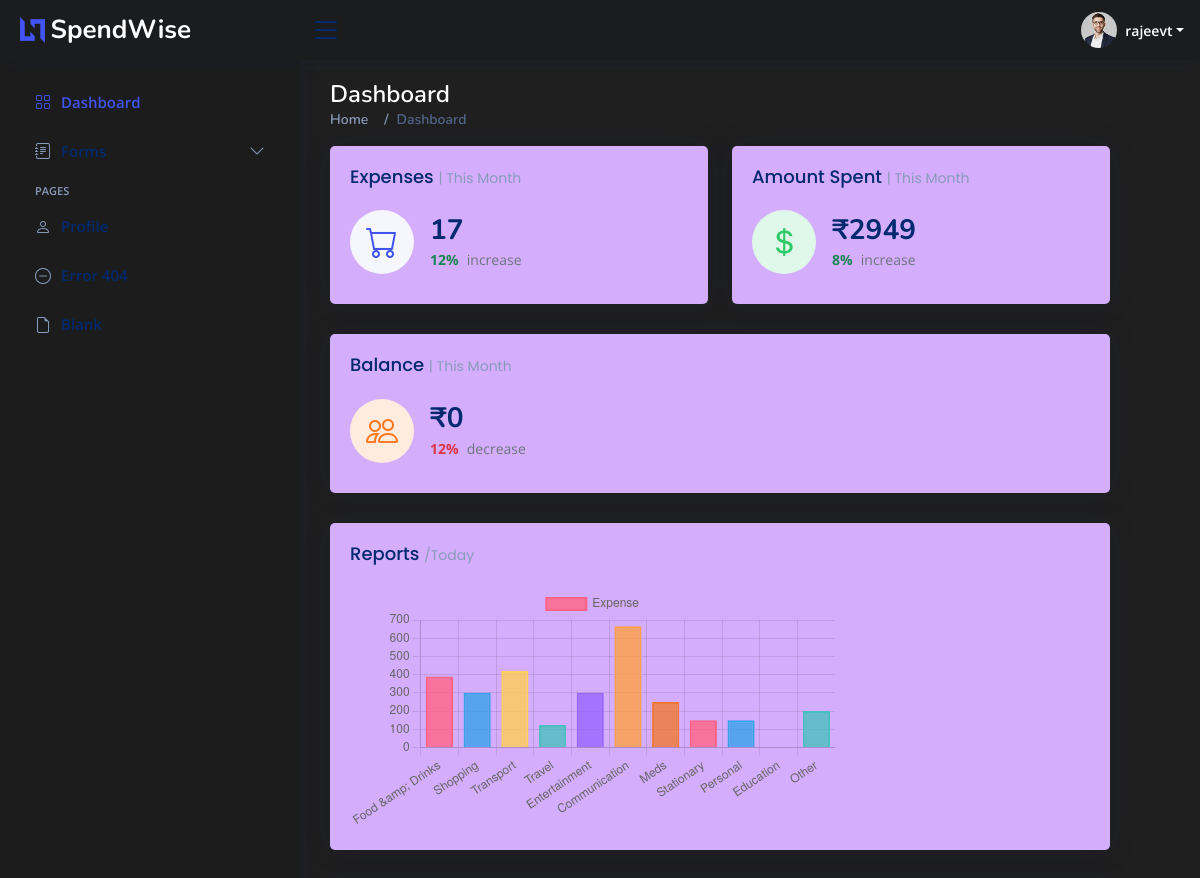
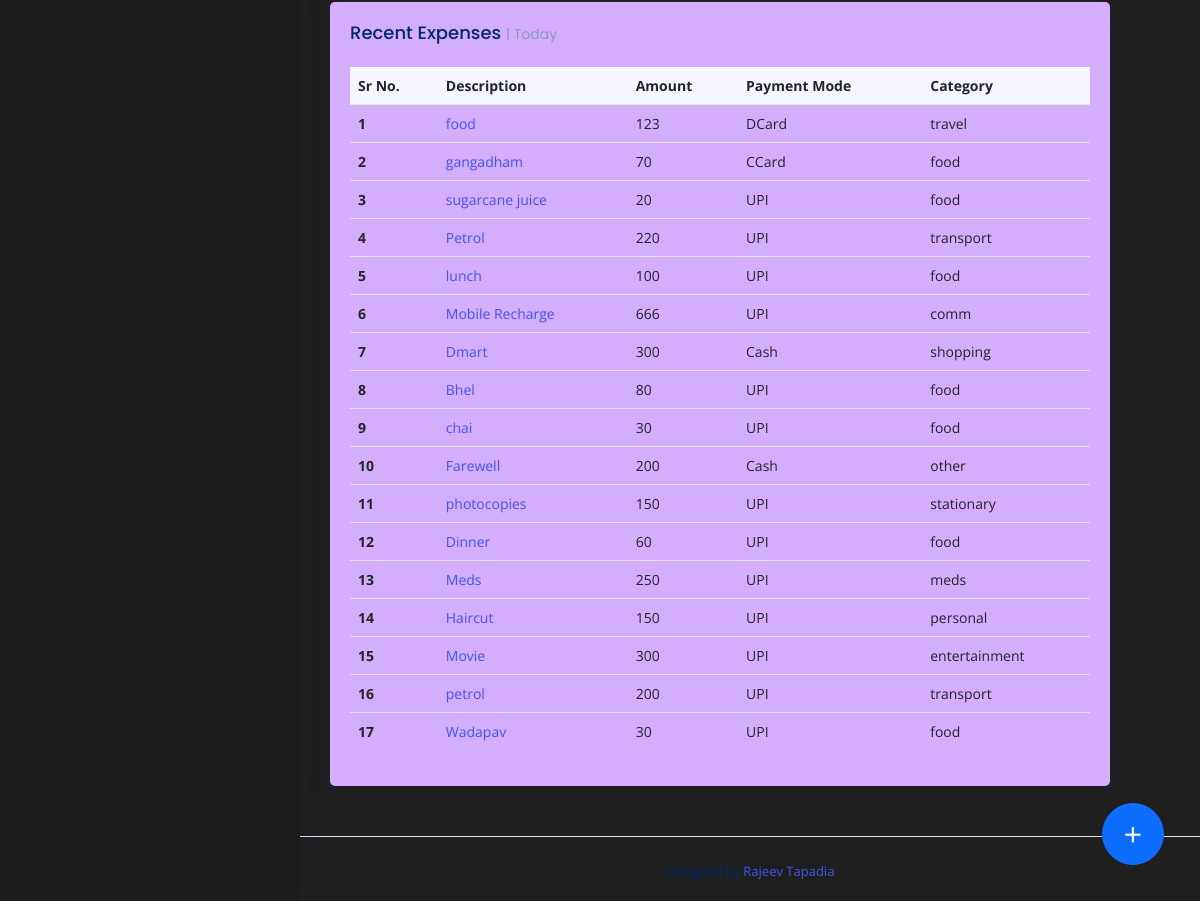
Screenshot of /profile/1 (signed in) with the database file from the repository (2 pictures, top to bottom).
### app/models.py (models this page shows, shortened)
class Expense(models.Model):
    PAYMENT_MODE_CHOICES = [
        ("UPI", "UPI"),
        ("Cash", "Cash"),
        ("DCard", "Debit Card"),
        ("CCard", "Credit Card"),
    ]
    CATEGORY_CHOICES = [
        ("food", "Food & Drinks"),
        ("shopping", "Shopping"),
        ("transport", "Transport"),
        ("travel", "Travel"),
        ("entertainment", "Entertainment"),
        ("comm", "Communication"),
        ("meds", "Meds"),
        ("stationary", "Stationary"),
        ("personal", "Personal"),
        ("edun", "Education"),
        ("other", "Other"),
    ]
    profile = models.ForeignKey(User, on_delete=models.CASCADE)
    description = models.CharField(max_length=30, blank=True)
    amount = models.IntegerField(blank=False)
    date = models.DateField(default=datetime.now)
    payment_mode = models.CharField(choices=PAYMENT_MODE_CHOICES, blank=False, max_length=6)
    category = models.CharField(choices=CATEGORY_CHOICES, max_length=15)
    def sum(self, category, user):
        sum = 0
        if category == 'all':
            for expense in self.objects.filter(profile=user):
                sum += expense.amount
        else:
            for expense in self.objects.filter(profile=user, category=category):
                sum += expense.amount
        return sum
    class Meta:
        pass

### app/views.py (the view)
# urls.py: path('profile/<str:pk>', views.profile, name='profile'),
@login_required(login_url='login')
@cache_control(no_cache=True, must_revalidate=True, no_store=True)
def profile(request, pk):
    if request.method == "POST":
        form = ExpenseFormV2(request.POST)
        form.instance.profile = request.user
        if form.is_valid():
            form.save()
            return redirect('/profile/' + request.user.username)
    else:
        form = ExpenseFormV2()
    totalAmountSpent = Expense.sum(Expense, 'all', request.user)
    noOfExp = Expense.objects.count() - 3
    categorySumList = []
    for value, name in Expense.CATEGORY_CHOICES:
        categorySumList.append(Expense.sum(Expense, value, request.user))
    balence = request.user.profile.balence
    context = {'usr': request.user.username,
               'form':form,
               'expList':Expense.objects.filter(profile=request.user.id),
               'Expense': Expense,
               'categorySumList':categorySumList,
               'totalAmountSpent':totalAmountSpent,
               'noOfExp':noOfExp,
               'balence':balence,}
    return render(request, 'dashboard.html', context)

### app/templates/dashboard.html (shortened to what this page needs)
<!DOCTYPE html>
<html lang="en">
{% load static %}
<head>
  <link href="{% static 'assets/css/customCss.css' %}" rel="stylesheet">
  <link rel="stylesheet" href="https://cdn.jsdelivr.net/npm/bootstrap@4.0.0/dist/css/bootstrap.min.css"
>
  <link href="{% static 'assets/vendor/bootstrap/css/bootstrap.min.css' %}" rel="stylesheet">
  <link href="{% static 'assets/vendor/bootstrap-icons/bootstrap-icons.css' %}" rel="stylesheet">
  <link href="{% static 'assets/css/style.css' %}" rel="stylesheet">
</head>
<body>
  <header id="header" class="header fixed-top d-flex align-items-center">
    <div class="d-flex align-items-center justify-content-between">
      <a href="index.html" class="logo d-flex align-items-center">
        <img src="{% static 'assets/img/logo.png' %}" alt="">
        <span class="d-none d-lg-block">SpendWise</span>
      </a>
      <i class="bi bi-list toggle-sidebar-btn"></i>
    </div>
    <nav class="header-nav ms-auto">
      <ul class="d-flex align-items-center">
        <li class="nav-item dropdown pe-3">
          <a class="nav-link nav-profile d-flex align-items-center pe-0" href="#" data-bs-toggle="dropdown">
            <img src="{% static 'assets/img/profile-img.jpg' %}" alt="Profile" class="rounded-circle">
            <span class="d-none d-md-block dropdown-toggle ps-2">{{usr}}</span>
          </a>
        </li>
      </ul>
    </nav>
  </header>
  <aside id="sidebar" class="sidebar">
    <ul class="sidebar-nav" id="sidebar-nav">
      <li class="nav-item">
        <a class="nav-link " href="index.html">
          <i class="bi bi-grid"></i>
          <span>Dashboard</span>
        </a>
      </li>
      <li class="nav-item">
        <a class="nav-link collapsed" data-bs-target="#forms-nav" data-bs-toggle="collapse" href="#">
          <i class="bi bi-journal-text"></i><span>Forms</span><i class="bi bi-chevron-down ms-auto"></i>
        </a>
      </li>
      <li class="nav-heading">Pages</li>
      <li class="nav-item">
        <a class="nav-link collapsed" href="users-profile.html">
          <i class="bi bi-person"></i>
          <span>Profile</span>
        </a>
      </li>
      <li class="nav-item">
        <a class="nav-link collapsed" href="pages-error-404.html">
          <i class="bi bi-dash-circle"></i>
          <span>Error 404</span>
        </a>
      </li>
      <li class="nav-item">
        <a class="nav-link collapsed" href="pages-blank.html">
          <i class="bi bi-file-earmark"></i>
          <span>Blank</span>
        </a>
      </li>
    </ul>
  </aside>
  <main id="main" class="main">
    <div class="pagetitle">
      <h1>Dashboard</h1>
      <nav>
        <ol class="breadcrumb">
          <li class="breadcrumb-item"><a href="index.html">Home</a></li>
          <li class="breadcrumb-item active">Dashboard</li>
        </ol>
      </nav>
    </div>
    <section class="section dashboard">
      <div>
        <div class="row">
          <div class="col-xxl-4 col-md-6">
            <div class="card info-card sales-card">
              <div class="card-body">
                <h5 class="card-title">Expenses <span>| This Month</span></h5>
                <div class="d-flex align-items-center">
                  <div class="card-icon rounded-circle d-flex align-items-center justify-content-center">
                    <i class="bi bi-cart"></i>
                  </div>
                  <div class="ps-3">
                    <h6>{{ noOfExp }}</h6>
                    <span class="text-success small pt-1 fw-bold">12%</span> <span
                      class="text-muted small pt-2 ps-1">increase</span>
                  </div>
                </div>
              </div>
            </div>
          </div>
          <div class="col-xxl-4 col-md-6">
            <div class="card info-card revenue-card">
              <div class="card-body">
                <h5 class="card-title">Amount Spent <span>| This Month</span></h5>
                <div class="d-flex align-items-center">
                  <div class="card-icon rounded-circle d-flex align-items-center justify-content-center">
                    <i class="bi bi-currency-dollar"></i>
                  </div>
                  <div class="ps-3">
                    <h6>₹{{totalAmountSpent}}</h6>
                    <span class="text-success small pt-1 fw-bold">8%</span> <span
                      class="text-muted small pt-2 ps-1">increase</span>
                  </div>
                </div>
              </div>
            </div>
          </div>
          <div class="col-xxl-4 col-xl-12">
            <div class="card info-card customers-card">
              <div class="card-body">
                <h5 class="card-title">Balance <span>| This Month</span></h5>
                <div class="d-flex align-items-center">
                  <div class="card-icon rounded-circle d-flex align-items-center justify-content-center">
                    <i class="bi bi-people"></i>
                  </div>
                  <div class="ps-3">
                    <h6>₹{{ balence }}</h6>
                    <span class="text-danger small pt-1 fw-bold">12%</span> <span
                      class="text-muted small pt-2 ps-1">decrease</span>
                  </div>
                </div>
              </div>
            </div>
          </div>
          <div class="col-12">
            <div class="card">
              <div class="card-body">
                <h5 class="card-title">Reports <span>/Today</span></h5>
                <div class="row mt-2">
                  <div class="col-md-8">
                    <div>
                      <canvas id="myChart"></canvas>
                    </div>
                    <script>
                      var ctx = document.getElementById('myChart').getContext('2d');
                      var myChart = new Chart(ctx, {
                        type: 'bar',
                        data: {
                          labels: [{% for value, name  in Expense.CATEGORY_CHOICES %}  '{{ name }}',  {% endfor %}],
                      datasets: [{
                        label: 'Expense',
                        data: [{% for categorySum in categorySumList %}  {{ categorySum }}, {% endfor %}],
                        backgroundColor: [
                          'rgba(255, 99, 132, 0.8)',
                          'rgba(54, 162, 235, 0.8)',
                          'rgba(255, 206, 86, 0.8)',
                          'rgba(75, 192, 192, 0.8)',
                          'rgba(153, 102, 255, 0.8)',
                          'rgba(255, 159, 64, 0.8)',
                          'rgba(240, 120, 50, 0.8)',
                        ],
                          borderColor: [
                            'rgba(255, 99, 132, 1)',
                            'rgba(54, 162, 235, 1)',
                            'rgba(255, 206, 86, 1)',
                            'rgba(75, 192, 192, 1)',
                            'rgba(153, 102, 255, 1)',
                            'rgba(255, 159, 64, 1)',
                            'rgba(240, 120, 50, 1)',
                          ],
                            borderWidth: 2
                          }]
                      },
                      options: {
                        scales: {
                          y: {
                            beginAtZero: true
                          }
                        }
                      }
                  });
                    </script>
                  </div>
                </div>
              </div>
            </div>
          </div>
          <div class="col-12">
            <div class="card recent-sales overflow-auto">
              <div class="card-body">
                <h5 class="card-title">Recent Expenses <span>| Today</span></h5>
                <table class="table table-borderless datatable">
                  <thead>
                    <tr>
                      <th scope="col">Sr No.</th>
                      <th scope="col">Description</th>
                      <th scope="col">Amount</th>
                      <th scope="col">Payment Mode</th>
                      <th scope="col">Category</th>
                    </tr>
                  </thead>
                  <tbody>
                    {% for expense in expList %}
                    <tr>
                      <th scope="row">{{ forloop.counter }}</th>
                      <td><a href="{{usr}}/{{ expense.id }}">{{ expense.description }}</a></td>
                      <td>{{ expense.amount }}</td>
                      <td>{{ expense.payment_mode }}</td>
                      <td>{{ expense.category }}</td>
                    </tr>
                    {% endfor %}
                  </tbody>
                </table>
              </div>
            </div>
          </div>
        </div>
      </div>
    </section>
  </main>
  <div>
    <button type="button" class="btn btn-primary trigger" data-toggle="modal" data-target="#exampleModalCenter">
      +
    </button>
  </div>
  <footer id="footer" class="footer">
    <div class="credits">
      Designed by <a href="https://github.com/rajeevtapadia/">Rajeev Tapadia</a>
    </div>
  </footer>
</body>
</html>

### app/static/assets/css/style.css (style rules this page uses)
:root { scroll-behavior: smooth; }
body { font-family: "Open Sans", sans-serif; background: #f6f9ff; color: #444444; }
a { color: #4154f1; text-decoration: none; }
h1, h2, h3, h4, h5, h6 { font-family: "Nunito", sans-serif; }
#main { margin-top: 60px; padding: 20px 30px; transition: all 0.3s; }
.pagetitle { margin-bottom: 10px; }
.pagetitle h1 { font-size: 24px; margin-bottom: 0; font-weight: 600; color: #012970; }
.card { margin-bottom: 30px; border: none; border-radius: 5px; box-shadow: 0px 0 30px rgba(1, 41, 112, 0.1); }
.card-title { padding: 20px 0 15px 0; font-size: 18px; font-weight: 500; color: #012970; font-family: "Poppins", sans-serif; }
.card-title span { color: #899bbd; font-size: 14px; font-weight: 400; }
.card-body { padding: 0 20px 20px 20px; }
.breadcrumb { font-size: 14px; font-family: "Nunito", sans-serif; color: #899bbd; font-weight: 600; }
.breadcrumb a { color: #899bbd; transition: 0.3s; }
.breadcrumb .breadcrumb-item::before { color: #899bbd; }
.breadcrumb .active { color: #51678f; font-weight: 600; }
.logo { line-height: 1; }
@media (min-width: 1200px) { .logo { width: 280px; } }
.logo img { max-height: 26px; margin-right: 6px; }
.logo span { font-size: 26px; font-weight: 700; color: #012970; font-family: "Nunito", sans-serif; }
.header { transition: all 0.5s; z-index: 997; height: 60px; box-shadow: 0px 2px 20px rgba(1, 41, 112, 0.1); background-color: #fff; padding-left: 20px; }
.header .toggle-sidebar-btn { font-size: 32px; padding-left: 10px; cursor: pointer; color: #012970; }
.header-nav ul { list-style: none; }
.header-nav>ul { margin: 0; padding: 0; }
.header-nav .nav-profile { color: #012970; }
.header-nav .nav-profile img { max-height: 36px; }
.header-nav .nav-profile span { font-size: 14px; font-weight: 600; }
.sidebar { position: fixed; top: 60px; left: 0; bottom: 0; width: 300px; z-index: 996; transition: all 0.3s; padding: 20px; overflow-y: auto; scrollbar-width: thin; scrollbar-color: #aab7cf transparent; box-shadow: 0px 0px 20px rgba(1, 41, 112, 0.1); background-color: #fff; }
@media (min-width: 1200px) { #main, #footer { margin-left: 300px; } }
.sidebar-nav { padding: 0; margin: 0; list-style: none; }
.sidebar-nav li { padding: 0; margin: 0; list-style: none; }
.sidebar-nav .nav-item { margin-bottom: 5px; }
.sidebar-nav .nav-heading { font-size: 11px; text-transform: uppercase; color: #899bbd; font-weight: 600; margin: 10px 0 5px 15px; }
.sidebar-nav .nav-link { display: flex; align-items: center; font-size: 15px; font-weight: 600; color: #4154f1; transition: 0.3; background: #f6f9ff; padding: 10px 15px; border-radius: 4px; }
.sidebar-nav .nav-link i { font-size: 16px; margin-right: 10px; color: #4154f1; }
.sidebar-nav .nav-link.collapsed { color: #012970; background: #fff; }
.sidebar-nav .nav-link.collapsed i { color: #899bbd; }
.sidebar-nav .nav-link .bi-chevron-down { margin-right: 0; transition: transform 0.2s ease-in-out; }
.dashboard .info-card { padding-bottom: 10px; }
.dashboard .info-card h6 { font-size: 28px; color: #012970; font-weight: 700; margin: 0; padding: 0; }
.dashboard .card-icon { font-size: 32px; line-height: 0; width: 64px; height: 64px; flex-shrink: 0; flex-grow: 0; }
.dashboard .sales-card .card-icon { color: #4154f1; background: #f6f6fe; }
.dashboard .revenue-card .card-icon { color: #2eca6a; background: #e0f8e9; }
.dashboard .customers-card .card-icon { color: #ff771d; background: #ffecdf; }
.dashboard .recent-sales { font-size: 14px; }
.dashboard .recent-sales .table thead { background: #f6f6fe; }
.dashboard .recent-sales .table thead th { border: 0; }
.footer { padding: 20px 0; font-size: 14px; transition: all 0.3s; border-top: 1px solid #cddfff; }
.footer .credits { padding-top: 5px; text-align: center; font-size: 13px; color: #012970; }

### app/templates/dashboard.html (style rules this page uses)
body { background-color: #1f1f1f }
.info-card, .card { background-color: #D4ADFC; }
.header, .nav-link { background-color: #1B1C1E; }
.d-lg-block, .logo span, .dropdown-toggle, .pagetitle>h1 { color: white }
.sidebar, .sidebar-nav, .nav-link.collapsed, .sidebar-nav .nav-link, .sidebar-nav .nav-link.collapsed { background-color: #1c1c1c; }
@media (min-width: 1200px) { #main { max-width: 1200px; margin-left: 25%; margin-right: 5%; } }
.trigger { position: fixed; bottom: 2%; right: 3%; font-size: 2em; border-radius: 50%; width: 62px; }
::placeholder { color: black; font-weight: bold; }

### rows the page displays
Expense: description "food", amount "123", payment_mode "DCard", category "travel"
Expense: description "gangadham", amount "70", payment_mode "CCard", category "food"
Expense: description "sugarcane juice", amount "20", payment_mode "UPI", category "food"
Expense: description "Petrol", amount "220", payment_mode "UPI", category "transport"
Expense: description "lunch", amount "100", payment_mode "UPI", category "food"
Expense: description "Mobile Recharge", amount "666", payment_mode "UPI", category "comm"
Expense: description "Dmart", amount "300", payment_mode "Cash", category "shopping"
Expense: description "Bhel", amount "80", payment_mode "UPI", category "food"
Expense: description "chai", amount "30", payment_mode "UPI", category "food"
Expense: description "Farewell", amount "200", payment_mode "Cash", category "other"
Expense: description "photocopies", amount "150", payment_mode "UPI", category "stationary"
Expense: description "Dinner", amount "60", payment_mode "UPI", category "food"
Expense: description "Meds", amount "250", payment_mode "UPI", category "meds"
Expense: description "Haircut", amount "150", payment_mode "UPI", category "personal"
Expense: description "Movie", amount "300", payment_mode "UPI", category "entertainment"
Expense: description "petrol", amount "200", payment_mode "UPI", category "transport"
Expense: description "Wadapav", amount "30", payment_mode "UPI", category "food"

### other values shown
{{ usr }} "rajeevt"
{{ noOfExp }} "17"
{{ totalAmountSpent }} "2949"
{{ balence }} "0"
chart data {{ categorySum }} 390, 300, 420, 123, 300, 666, 250, 150, 150, 0, 200
